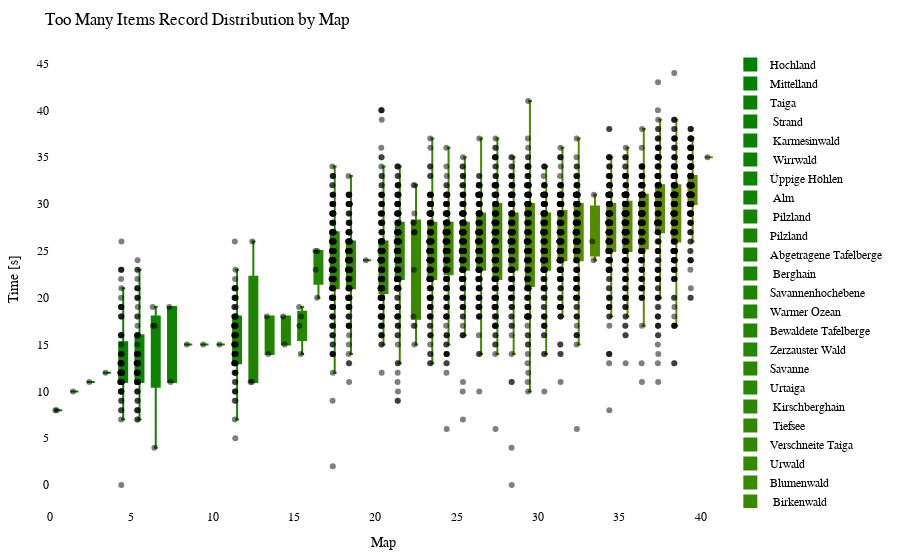

The notebook cell saved with this chart:
### Code cell
import plotly.graph_objects as go
import plotly.io as pio

df = getRecordsDataframe(minigame="Sammelwahn")

# sort df columns by mean value 
df = df.reindex(df.mean().sort_values().index, axis=1)

# drop sum column
df = df.drop(columns=["Sum"])

# remove "Punkte" from all columns
df.columns = df.columns.str.replace('Punkte', '')

cmap = LinearSegmentedColormap.from_list("green_orange", ["green", "orange"])
colors = [to_hex(cmap(i / (num_columns - 1))) for i in range(num_columns)]

# Calculate the offset for centering the data points
num_columns = len(df.columns)
offset = 0.5

# Create a Swarm plot using Plotly
fig = go.Figure()

for i, (column, color) in enumerate(zip(df.columns, colors)):
    x_values = [i + offset] * len(df[column])  # Adjust x-values with offset for horizontal centering
    fig.add_trace(go.Box(x=x_values,
                         y=df[column],
                         name=column,
                         boxpoints='all',
                         pointpos=-0.5,  # Adjust point position to prevent overlapping
                         marker=dict(color='rgba(0,0,0,0.5)', size=6),  # Adjust marker color and size
                         line=dict(color=color),
                         fillcolor=color,
                         hovertext=df_to_html.index,
                         hoverinfo='name+text+y',
                         showlegend=True))

fig.update_layout(title="Too Many Items Record Distribution by Map",
                  xaxis=dict(title="Map"),
                  yaxis=dict(title="Time [s]"),
                  showlegend=True,
                  font=dict(family="Arial", size=12, color="black"),  # Customize font
                  plot_bgcolor="white",  # Set background color
                  margin=dict(l=50, r=50, t=50, b=50),  # Adjust margins for better layout
                  )

pio.show(fig)

pio.write_html(fig, "out/sammel_swarm_plot.html")

### Figure 1 — Plotly figure (JSON) as saved in the notebook; plotly's stock layout.template omitted (floating-point values rounded to 4 significant figures; data arrays with more than 128 entries replaced by an {"elided": "..."} marker saying what was removed)
{"data": [{"boxpoints": "all", "fillcolor": "#008000", "hoverinfo": "name+text+y", "hovertext": {"elided": "210 str values"}, "line": {"color": "#008000"}, "marker": {"color": "rgba(0,0,0,0.5)", "size": 6}, "name": "Hochland", "pointpos": -0.5, "showlegend": true, "type": "box", "x": {"elided": "210 float values"}, "y": {"elided": "210 int values"}}, {"boxpoints": "all", "fillcolor": "#028000", "hoverinfo": "name+text+y", "hovertext": {"elided": "210 str values"}, "line": {"color": "#028000"}, "marker": {"color": "rgba(0,0,0,0.5)", "size": 6}, "name": "Mittelland", "pointpos": -0.5, "showlegend": true, "type": "box", "x": {"elided": "210 float values"}, "y": {"elided": "210 int values"}}, {"boxpoints": "all", "fillcolor": "#058100", "hoverinfo": "name+text+y", "hovertext": {"elided": "210 str values"}, "line": {"color": "#058100"}, "marker": {"color": "rgba(0,0,0,0.5)", "size": 6}, "name": "Taiga", "pointpos": -0.5, "showlegend": true, "type": "box", "x": {"elided": "210 float values"}, "y": {"elided": "210 int values"}}, {"boxpoints": "all", "fillcolor": "#078100", "hoverinfo": "name+text+y", "hovertext": {"elided": "210 str values"}, "line": {"color": "#078100"}, "marker": {"color": "rgba(0,0,0,0.5)", "size": 6}, "name": " Strand", "pointpos": -0.5, "showlegend": true, "type": "box", "x": {"elided": "210 float values"}, "y": {"elided": "210 int values"}}, {"boxpoints": "all", "fillcolor": "#0a8100", "hoverinfo": "name+text+y", "hovertext": {"elided": "210 str values"}, "line": {"color": "#0a8100"}, "marker": {"color": "rgba(0,0,0,0.5)", "size": 6}, "name": " Karmesinwald", "pointpos": -0.5, "showlegend": true, "type": "box", "x": {"elided": "210 float values"}, "y": {"elided": "210 int values"}}, {"boxpoints": "all", "fillcolor": "#0c8200", "hoverinfo": "name+text+y", "hovertext": {"elided": "210 str values"}, "line": {"color": "#0c8200"}, "marker": {"color": "rgba(0,0,0,0.5)", "size": 6}, "name": " Wirrwald", "pointpos": -0.5, "showlegend": true, "type": "box", "x": {"elided": "210 float values"}, "y": {"elided": "210 int values"}}, {"boxpoints": "all", "fillcolor": "#0f8200", "hoverinfo": "name+text+y", "hovertext": {"elided": "210 str values"}, "line": {"color": "#0f8200"}, "marker": {"color": "rgba(0,0,0,0.5)", "size": 6}, "name": "Üppige Höhlen", "pointpos": -0.5, "showlegend": true, "type": "box", "x": {"elided": "210 float values"}, "y": {"elided": "210 int values"}}, {"boxpoints": "all", "fillcolor": "#118200", "hoverinfo": "name+text+y", "hovertext": {"elided": "210 str values"}, "line": {"color": "#118200"}, "marker": {"color": "rgba(0,0,0,0.5)", "size": 6}, "name": " Alm", "pointpos": -0.5, "showlegend": true, "type": "box", "x": {"elided": "210 float values"}, "y": {"elided": "210 int values"}}, {"boxpoints": "all", "fillcolor": "#148300", "hoverinfo": "name+text+y", "hovertext": {"elided": "210 str values"}, "line": {"color": "#148300"}, "marker": {"color": "rgba(0,0,0,0.5)", "size": 6}, "name": " Pilzland", "pointpos": -0.5, "showlegend": true, "type": "box", "x": {"elided": "210 float values"}, "y": {"elided": "210 int values"}}, {"boxpoints": "all", "fillcolor": "#178300", "hoverinfo": "name+text+y", "hovertext": {"elided": "210 str values"}, "line": {"color": "#178300"}, "marker": {"color": "rgba(0,0,0,0.5)", "size": 6}, "name": "Pilzland", "pointpos": -0.5, "showlegend": true, "type": "box", "x": {"elided": "210 float values"}, "y": {"elided": "210 int values"}}, {"boxpoints": "all", "fillcolor": "#198400", "hoverinfo": "name+text+y", "hovertext": {"elided": "210 str values"}, "line": {"color": "#198400"}, "marker": {"color": "rgba(0,0,0,0.5)", "size": 6}, "name": "Abgetragene Tafelberge", "pointpos": -0.5, "showlegend": true, "type": "box", "x": {"elided": "210 float values"}, "y": {"elided": "210 int values"}}, {"boxpoints": "all", "fillcolor": "#1c8400", "hoverinfo": "name+text+y", "hovertext": {"elided": "210 str values"}, "line": {"color": "#1c8400"}, "marker": {"color": "rgba(0,0,0,0.5)", "size": 6}, "name": " Berghain", "pointpos": -0.5, "showlegend": true, "type": "box", "x": {"elided": "210 float values"}, "y": {"elided": "210 int values"}}, {"boxpoints": "all", "fillcolor": "#1e8400", "hoverinfo": "name+text+y", "hovertext": {"elided": "210 str values"}, "line": {"color": "#1e8400"}, "marker": {"color": "rgba(0,0,0,0.5)", "size": 6}, "name": "Savannenhochebene", "pointpos": -0.5, "showlegend": true, "type": "box", "x": {"elided": "210 float values"}, "y": {"elided": "210 int values"}}, {"boxpoints": "all", "fillcolor": "#218500", "hoverinfo": "name+text+y", "hovertext": {"elided": "210 str values"}, "line": {"color": "#218500"}, "marker": {"color": "rgba(0,0,0,0.5)", "size": 6}, "name": "Warmer Ozean", "pointpos": -0.5, "showlegend": true, "type": "box", "x": {"elided": "210 float values"}, "y": {"elided": "210 int values"}}, {"boxpoints": "all", "fillcolor": "#238500", "hoverinfo": "name+text+y", "hovertext": {"elided": "210 str values"}, "line": {"color": "#238500"}, "marker": {"color": "rgba(0,0,0,0.5)", "size": 6}, "name": "Bewaldete Tafelberge", "pointpos": -0.5, "showlegend": true, "type": "box", "x": {"elided": "210 float values"}, "y": {"elided": "210 int values"}}, {"boxpoints": "all", "fillcolor": "#268600", "hoverinfo": "name+text+y", "hovertext": {"elided": "210 str values"}, "line": {"color": "#268600"}, "marker": {"color": "rgba(0,0,0,0.5)", "size": 6}, "name": "Zerzauster Wald", "pointpos": -0.5, "showlegend": true, "type": "box", "x": {"elided": "210 float values"}, "y": {"elided": "210 int values"}}, {"boxpoints": "all", "fillcolor": "#288600", "hoverinfo": "name+text+y", "hovertext": {"elided": "210 str values"}, "line": {"color": "#288600"}, "marker": {"color": "rgba(0,0,0,0.5)", "size": 6}, "name": "Savanne", "pointpos": -0.5, "showlegend": true, "type": "box", "x": {"elided": "210 float values"}, "y": {"elided": "210 int values"}}, {"boxpoints": "all", "fillcolor": "#2b8600", "hoverinfo": "name+text+y", "hovertext": {"elided": "210 str values"}, "line": {"color": "#2b8600"}, "marker": {"color": "rgba(0,0,0,0.5)", "size": 6}, "name": "Urtaiga", "pointpos": -0.5, "showlegend": true, "type": "box", "x": {"elided": "210 float values"}, "y": {"elided": "210 int values"}}, {"boxpoints": "all", "fillcolor": "#2e8700", "hoverinfo": "name+text+y", "hovertext": {"elided": "210 str values"}, "line": {"color": "#2e8700"}, "marker": {"color": "rgba(0,0,0,0.5)", "size": 6}, "name": " Kirschberghain", "pointpos": -0.5, "showlegend": true, "type": "box", "x": {"elided": "210 float values"}, "y": {"elided": "210 int values"}}, {"boxpoints": "all", "fillcolor": "#308700", "hoverinfo": "name+text+y", "hovertext": {"elided": "210 str values"}, "line": {"color": "#308700"}, "marker": {"color": "rgba(0,0,0,0.5)", "size": 6}, "name": " Tiefsee", "pointpos": -0.5, "showlegend": true, "type": "box", "x": {"elided": "210 float values"}, "y": {"elided": "210 int values"}}, {"boxpoints": "all", "fillcolor": "#338700", "hoverinfo": "name+text+y", "hovertext": {"elided": "210 str values"}, "line": {"color": "#338700"}, "marker": {"color": "rgba(0,0,0,0.5)", "size": 6}, "name": "Verschneite Taiga", "pointpos": -0.5, "showlegend": true, "type": "box", "x": {"elided": "210 float values"}, "y": {"elided": "210 int values"}}, {"boxpoints": "all", "fillcolor": "#358800", "hoverinfo": "name+text+y", "hovertext": {"elided": "210 str values"}, "line": {"color": "#358800"}, "marker": {"color": "rgba(0,0,0,0.5)", "size": 6}, "name": "Urwald", "pointpos": -0.5, "showlegend": true, "type": "box", "x": {"elided": "210 float values"}, "y": {"elided": "210 int values"}}, {"boxpoints": "all", "fillcolor": "#388800", "hoverinfo": "name+text+y", "hovertext": {"elided": "210 str values"}, "line": {"color": "#388800"}, "marker": {"color": "rgba(0,0,0,0.5)", "size": 6}, "name": "Blumenwald", "pointpos": -0.5, "showlegend": true, "type": "box", "x": {"elided": "210 float values"}, "y": {"elided": "210 int values"}}, {"boxpoints": "all", "fillcolor": "#3a8800", "hoverinfo": "name+text+y", "hovertext": {"elided": "210 str values"}, "line": {"color": "#3a8800"}, "marker": {"color": "rgba(0,0,0,0.5)", "size": 6}, "name": " Birkenwald", "pointpos": -0.5, "showlegend": true, "type": "box", "x": {"elided": "210 float values"}, "y": {"elided": "210 int values"}}, {"boxpoints": "all", "fillcolor": "#3d8900", "hoverinfo": "name+text+y", "hovertext": {"elided": "210 str values"}, "line": {"color": "#3d8900"}, "marker": {"color": "rgba(0,0,0,0.5)", "size": 6}, "name": " Sumpf", "pointpos": -0.5, "showlegend": true, "type": "box", "x": {"elided": "210 float values"}, "y": {"elided": "210 int values"}}, {"boxpoints": "all", "fillcolor": "#408900", "hoverinfo": "name+text+y", "hovertext": {"elided": "210 str values"}, "line": {"color": "#408900"}, "marker": {"color": "rgba(0,0,0,0.5)", "size": 6}, "name": " Bambusdschungel", "pointpos": -0.5, "showlegend": true, "type": "box", "x": {"elided": "210 float values"}, "y": {"elided": "210 int values"}}, {"boxpoints": "all", "fillcolor": "#428a00", "hoverinfo": "name+text+y", "hovertext": {"elided": "210 str values"}, "line": {"color": "#428a00"}, "marker": {"color": "rgba(0,0,0,0.5)", "size": 6}, "name": "Zerzauste Hügel", "pointpos": -0.5, "showlegend": true, "type": "box", "x": {"elided": "210 float values"}, "y": {"elided": "210 int values"}}, {"boxpoints": "all", "fillcolor": "#458a00", "hoverinfo": "name+text+y", "hovertext": {"elided": "210 str values"}, "line": {"color": "#458a00"}, "marker": {"color": "rgba(0,0,0,0.5)", "size": 6}, "name": " Taiga", "pointpos": -0.5, "showlegend": true, "type": "box", "x": {"elided": "210 float values"}, "y": {"elided": "210 int values"}}, {"boxpoints": "all", "fillcolor": "#478a00", "hoverinfo": "name+text+y", "hovertext": {"elided": "210 str values"}, "line": {"color": "#478a00"}, "marker": {"color": "rgba(0,0,0,0.5)", "size": 6}, "name": " Dschungel", "pointpos": -0.5, "showlegend": true, "type": "box", "x": {"elided": "210 float values"}, "y": {"elided": "210 int values"}}, {"boxpoints": "all", "fillcolor": "#4a8b00", "hoverinfo": "name+text+y", "hovertext": {"elided": "210 str values"}, "line": {"color": "#4a8b00"}, "marker": {"color": "rgba(0,0,0,0.5)", "size": 6}, "name": "Verschneite Ebene", "pointpos": -0.5, "showlegend": true, "type": "box", "x": {"elided": "210 float values"}, "y": {"elided": "210 int values"}}, {"boxpoints": "all", "fillcolor": "#4c8b00", "hoverinfo": "name+text+y", "hovertext": {"elided": "210 str values"}, "line": {"color": "#4c8b00"}, "marker": {"color": "rgba(0,0,0,0.5)", "size": 6}, "name": "Zerzauste Savanne", "pointpos": -0.5, "showlegend": true, "type": "box", "x": {"elided": "210 float values"}, "y": {"elided": "210 int values"}}, {"boxpoints": "all", "fillcolor": "#4f8b00", "hoverinfo": "name+text+y", "hovertext": {"elided": "210 str values"}, "line": {"color": "#4f8b00"}, "marker": {"color": "rgba(0,0,0,0.5)", "size": 6}, "name": " Wald", "pointpos": -0.5, "showlegend": true, "type": "box", "x": {"elided": "210 float values"}, "y": {"elided": "210 int values"}}, {"boxpoints": "all", "fillcolor": "#518c00", "hoverinfo": "name+text+y", "hovertext": {"elided": "210 str values"}, "line": {"color": "#518c00"}, "marker": {"color": "rgba(0,0,0,0.5)", "size": 6}, "name": " Savannenhochebene", "pointpos": -0.5, "showlegend": true, "type": "box", "x": {"elided": "210 float values"}, "y": {"elided": "210 int values"}}, {"boxpoints": "all", "fillcolor": "#548c00", "hoverinfo": "name+text+y", "hovertext": {"elided": "210 str values"}, "line": {"color": "#548c00"}, "marker": {"color": "rgba(0,0,0,0.5)", "size": 6}, "name": " Sonnenblumenebene", "pointpos": -0.5, "showlegend": true, "type": "box", "x": {"elided": "210 float values"}, "y": {"elided": "210 int values"}}, {"boxpoints": "all", "fillcolor": "#578d00", "hoverinfo": "name+text+y", "hovertext": {"elided": "210 str values"}, "line": {"color": "#578d00"}, "marker": {"color": "rgba(0,0,0,0.5)", "size": 6}, "name": "Lichter Dschungel", "pointpos": -0.5, "showlegend": true, "type": "box", "x": {"elided": "210 float values"}, "y": {"elided": "210 int values"}}, {"boxpoints": "all", "fillcolor": "#598d00", "hoverinfo": "name+text+y", "hovertext": {"elided": "210 str values"}, "line": {"color": "#598d00"}, "marker": {"color": "rgba(0,0,0,0.5)", "size": 6}, "name": "Dichter Wald", "pointpos": -0.5, "showlegend": true, "type": "box", "x": {"elided": "210 float values"}, "y": {"elided": "210 int values"}}, {"boxpoints": "all", "fillcolor": "#5c8d00", "hoverinfo": "name+text+y", "hovertext": {"elided": "210 str values"}, "line": {"color": "#5c8d00"}, "marker": {"color": "rgba(0,0,0,0.5)", "size": 6}, "name": "Sonnenblumenebene", "pointpos": -0.5, "showlegend": true, "type": "box", "x": {"elided": "210 float values"}, "y": {"elided": "210 int values"}}, {"boxpoints": "all", "fillcolor": "#5e8e00", "hoverinfo": "name+text+y", "hovertext": {"elided": "210 str values"}, "line": {"color": "#5e8e00"}, "marker": {"color": "rgba(0,0,0,0.5)", "size": 6}, "name": " Savanne", "pointpos": -0.5, "showlegend": true, "type": "box", "x": {"elided": "210 float values"}, "y": {"elided": "210 int values"}}, {"boxpoints": "all", "fillcolor": "#618e00", "hoverinfo": "name+text+y", "hovertext": {"elided": "210 str values"}, "line": {"color": "#618e00"}, "marker": {"color": "rgba(0,0,0,0.5)", "size": 6}, "name": " Ebene", "pointpos": -0.5, "showlegend": true, "type": "box", "x": {"elided": "210 float values"}, "y": {"elided": "210 int values"}}, {"boxpoints": "all", "fillcolor": "#638e00", "hoverinfo": "name+text+y", "hovertext": {"elided": "210 str values"}, "line": {"color": "#638e00"}, "marker": {"color": "rgba(0,0,0,0.5)", "size": 6}, "name": " Blumenwald", "pointpos": -0.5, "showlegend": true, "type": "box", "x": {"elided": "210 float values"}, "y": {"elided": "210 int values"}}, {"boxpoints": "all", "fillcolor": "#668f00", "hoverinfo": "name+text+y", "hovertext": {"elided": "210 str values"}, "line": {"color": "#668f00"}, "marker": {"color": "rgba(0,0,0,0.5)", "size": 6}, "name": " Tropfsteinhöhlen", "pointpos": -0.5, "showlegend": true, "type": "box", "x": {"elided": "210 float values"}, "y": {"elided": "210 int values"}}], "layout": {"font": {"color": "black", "family": "Arial", "size": 12}, "margin": {"b": 50, "l": 50, "r": 50, "t": 50}, "plot_bgcolor": "white", "showlegend": true, "title": {"text": "Too Many Items Record Distribution by Map"}, "xaxis": {"title": {"text": "Map"}}, "yaxis": {"title": {"text": "Time [s]"}}}}
